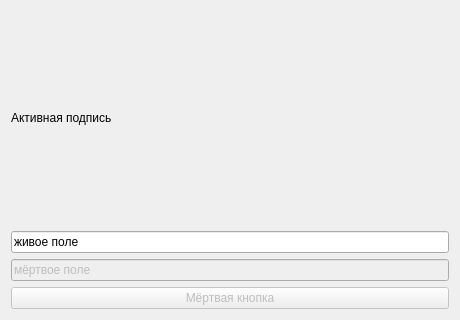
<?xml version="1.0" encoding="UTF-8"?>
<ui version="4.0"><class>Dialog</class><widget class="QDialog" name="Dialog"><property name="geometry"><rect><x>0</x><y>0</y><width>460</width><height>320</height></rect></property><property name="windowTitle"><string>#014 vbox/99_mixed_disabled</string></property><layout class="QVBoxLayout" name="verticalLayout"><property name="leftMargin"><number>11</number></property><property name="topMargin"><number>11</number></property><property name="rightMargin"><number>11</number></property><property name="bottomMargin"><number>11</number></property><property name="spacing"><number>6</number></property><item><widget class="QLabel" name="l1"><property name="text"><string>Активная подпись</string></property></widget></item><item><widget class="QLineEdit" name="e1"><property name="text"><string>живое поле</string></property></widget></item><item><widget class="QLineEdit" name="e2"><property name="text"><string>мёртвое поле</string></property><property name="enabled"><bool>false</bool></property></widget></item><item><widget class="QPushButton" name="b1"><property name="text"><string>Мёртвая кнопка</string></property><property name="enabled"><bool>false</bool></property></widget></item></layout></widget></ui>
